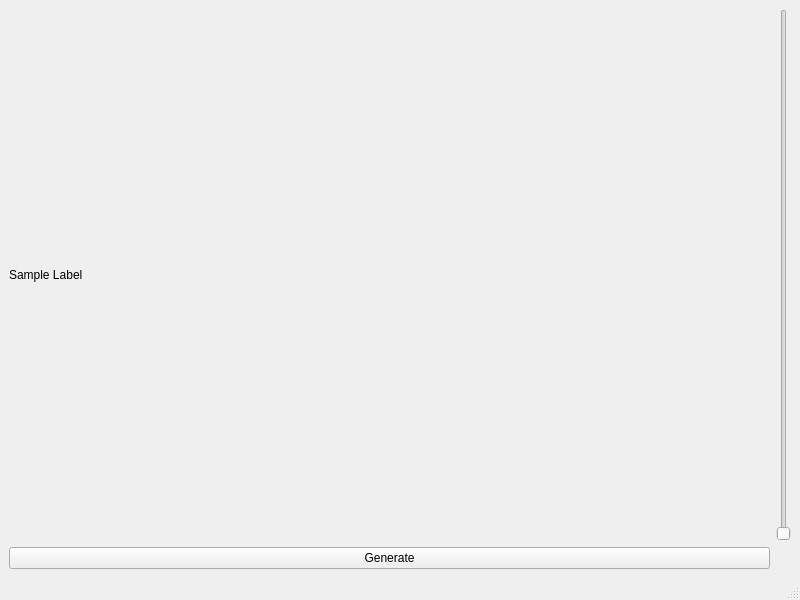
<?xml version="1.0" encoding="UTF-8"?>
<ui version="4.0">
 <class>MainWindow</class>
 <widget class="QMainWindow" name="MainWindow">
  <property name="geometry">
   <rect>
    <x>0</x>
    <y>0</y>
    <width>800</width>
    <height>600</height>
   </rect>
  </property>
  <property name="windowTitle">
   <string>MainWindow</string>
  </property>
  <widget class="QWidget" name="centralwidget">
   <layout class="QGridLayout" name="gridLayout">
    <item row="1" column="0">
     <widget class="QLabel" name="label">
      <property name="text">
       <string>Sample Label</string>
      </property>
     </widget>
    </item>
    <item row="1" column="2">
     <widget class="QSlider" name="verticalSlider">
      <property name="orientation">
       <enum>Qt::Vertical</enum>
      </property>
     </widget>
    </item>
    <item row="2" column="0">
     <widget class="QPushButton" name="pushButton">
      <property name="text">
       <string>Generate</string>
      </property>
     </widget>
    </item>
   </layout>
  </widget>
  <widget class="QMenuBar" name="menubar">
   <property name="geometry">
    <rect>
     <x>0</x>
     <y>0</y>
     <width>800</width>
     <height>24</height>
    </rect>
   </property>
  </widget>
  <widget class="QStatusBar" name="statusbar"/>
 </widget>
 <resources/>
 <connections/>
</ui>
